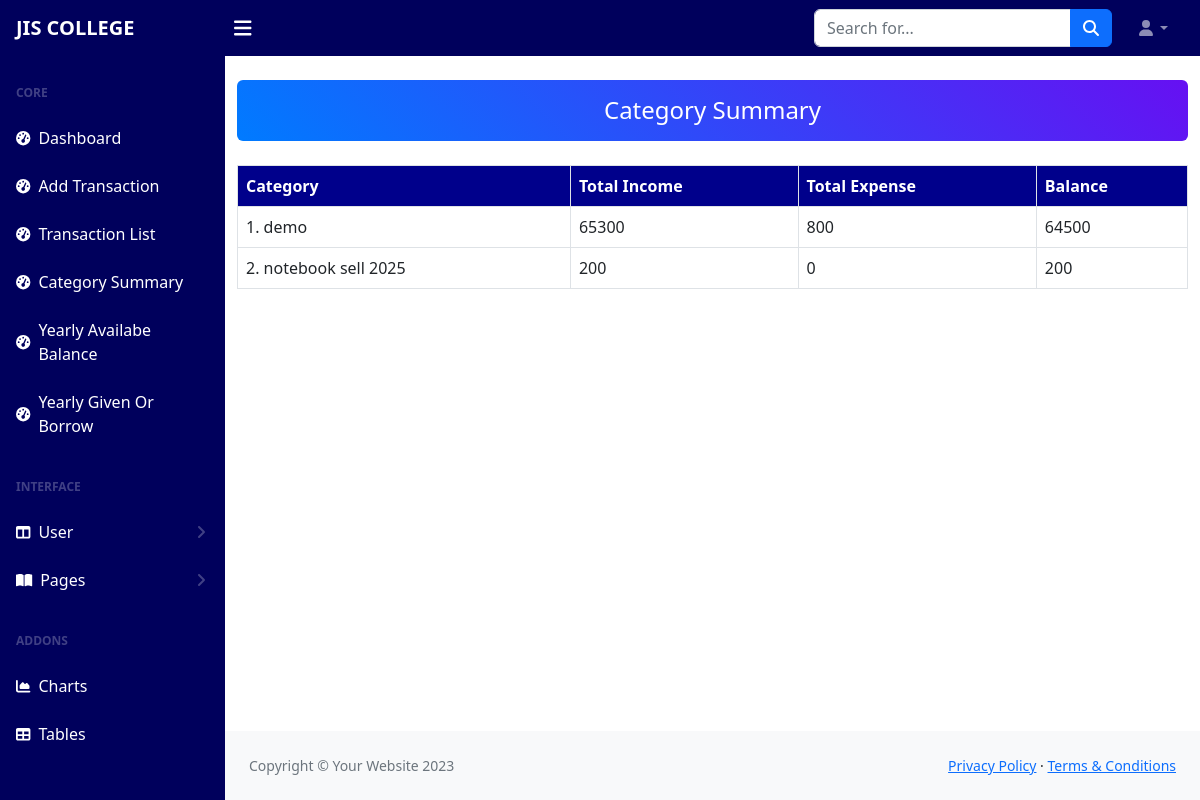
Screenshot of /category-summary/ with the database file from the repository.
### account/models.py (models this page shows, shortened)
class TransactionCategory(models.Model):
    name = models.CharField(max_length=255, unique=True)
    description = models.TextField(blank=True, null=True)

### account/views.py (the view)
# urls.py: path('category-summary/', category_summary, name='category_summary'),
def category_summary(request):
    categories = TransactionCategory.objects.all()  # Fetch all categories
    category_data = []
    for category in categories:
        total_income = Transaction.objects.filter(
            category=category, transaction_type='income'
        ).aggregate(total=Sum('price'))['total'] or 0
        total_expense = Transaction.objects.filter(
            category=category, transaction_type='expense'
        ).aggregate(total=Sum('price'))['total'] or 0
        balance = total_income - total_expense
        category_data.append({
            'category': category.name,
            'total_income': total_income,
            'total_expense': total_expense,
            'balance': balance,
        })
    return render(request, 'transactions/category_summary.html', {'category_data': category_data})

### templates/transactions/category_summary.html (shortened to what this page needs)
{% extends 'base.html' %}
{% block content %}
<div class="container mt-4">
    <h4 class="text-center mb-4 text-white p-3 rounded" style="background: linear-gradient(45deg, #007bff, #6610f2);">
        Category Summary
    </h4>
    <table class="table table-bordered">
        <thead style="background-color: darkblue; color: white;">
            <tr>
                <th>Category</th>
                <th>Total Income</th>
                <th>Total Expense</th>
                <th>Balance</th>
            </tr>
        </thead>
        <tbody>
            {% for data in category_data %}
            <tr>
                <td>
                    <a href="{% url 'category_transactions' data.category %}" style="text-decoration: none; color: inherit;">
                        {{ forloop.counter }}.   {{ data.category }}
                    </a>
                </td>
                <td>{{ data.total_income }}</td>
                <td>{{ data.total_expense }}</td>
                <td>{{ data.balance }}</td>
            </tr>
            {% endfor %}
        </tbody>
    </table>
</div>
{% endblock content %}

### rows the page displays
TransactionCategory: category "demo"
TransactionCategory: category "notebook sell 2025"

### other values shown
{{ data.total_income }} "65300" "200"
{{ data.total_expense }} "800" "0"
{{ data.balance }} "64500" "200"
